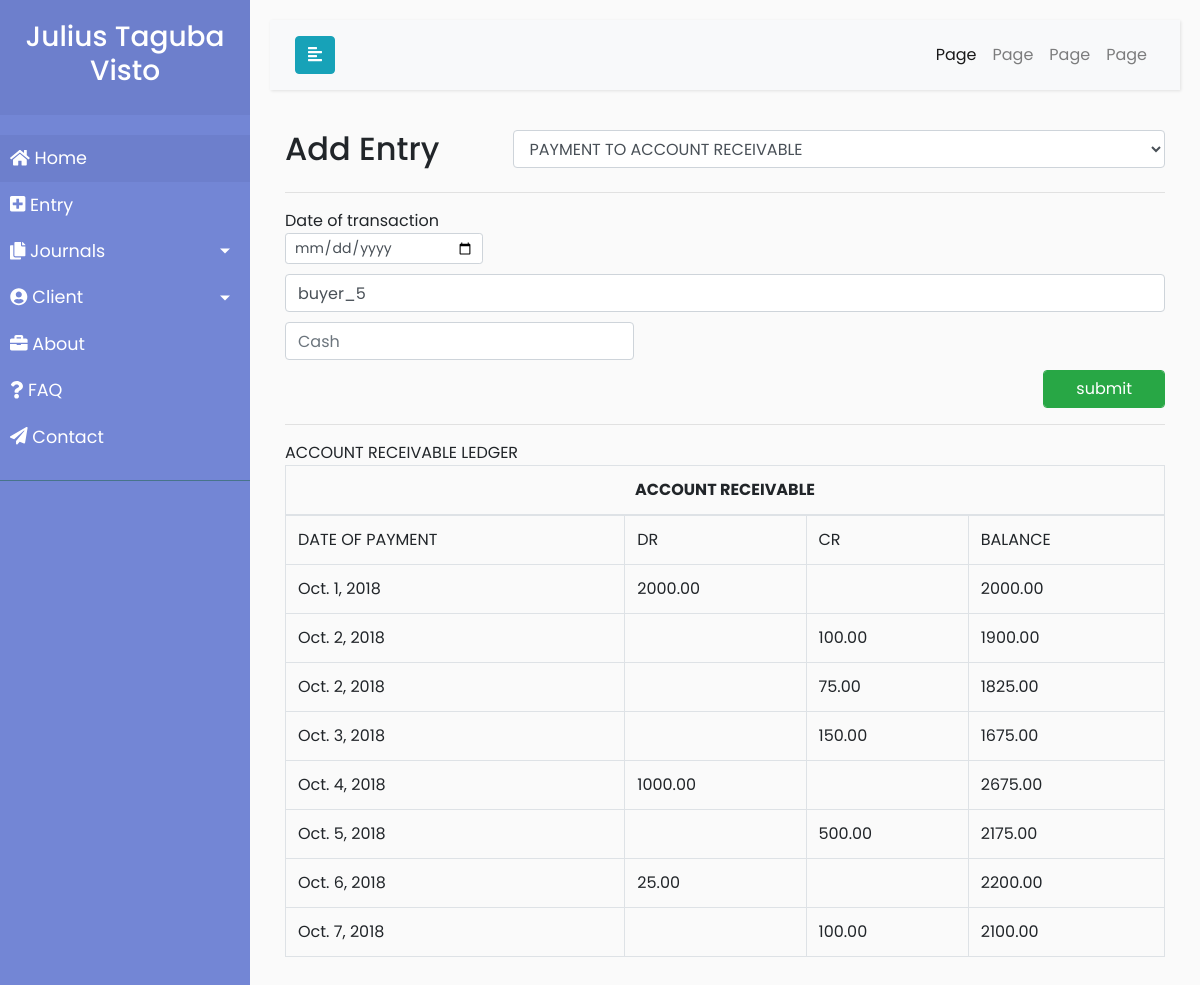
/entry/payment_to_account_receivable/debtor=buyer_5, run on the app's committed database.
### register/models.py (models this page shows, shortened)
class Client(models.Model):
    firstname = models.CharField(max_length=100)
    middlename = models.CharField(max_length=50)
    lastname = models.CharField(max_length=50)
    contactNum = models.CharField(max_length=20)
    address = models.CharField(max_length=200)
    companyName = models.CharField(max_length=500)

### entry/models.py (models this page shows, shortened)
class AccountReceivable(models.Model):
    client = models.ForeignKey(Client, on_delete=models.PROTECT)
    date = models.DateField('Document Date')
    documentNumber = models.PositiveIntegerField()
    buyer = models.CharField(max_length=180)
    cash = models.DecimalField(max_digits=12, decimal_places=2, default=0)
    transaction = models.ForeignKey(Transactions, on_delete=models.CASCADE, default=-1)

class PaymentToAccountReceivable(models.Model):
    receivable = models.ForeignKey(AccountReceivable, on_delete=models.PROTECT)
    date = models.DateField('Document Date')
    cash = models.DecimalField(max_digits=12, decimal_places=2, default=0)
    transaction = models.ForeignKey(Transactions, on_delete=models.CASCADE, default=-1)

### entry/views.py (the view)
# urls.py: path('<slug:acc_name>/debtor=<slug:debtor_name>', views.get_debtors),
def get_debtors(request, acc_name, debtor_name):
    start = default_timer()
    accounts = get_list_or_404(Accounts)
    my_client = Client.objects.get(pk=1)
    receivables = AccountReceivable.objects.filter(client_id=my_client.id)
    context={
        'debtor_name':debtor_name,
        'acc_name':acc_name,
        'accounts':accounts,
        'template_filenames':generate_filename(accounts),
        'buyer_transactions':generate_Btransaction(receivables, debtor_name.replace("_"," ")),
        'my_client':my_client,
        'debtor_balances':get_receivables_balances(receivables),
    }
    context = append_forms_to_context(context)
    print(default_timer()-start)
    return render(request, 'entry/transact2.html', context)

### entry/forms.py (shortened to what this page needs)
class AccountReceivableForm(forms.Form):
    date = forms.DateField(widget=forms.DateInput(attrs={
        'class':'form-control form-control-sm',
        'type':'date',
        }))
    documentNumber = forms.IntegerField(min_value=1, widget=forms.NumberInput(attrs={
        'class':'form-control form-control-sm',
        'placeholder':'Doc No.'
    }))
    buyer = forms.CharField(max_length=180, widget=forms.TextInput(attrs={
        'class':'form-control',
        'placeholder':'Solt to',
        'data-target':'#AReceivable_buyer_names_modal',
        'data-toggle':'modal',
        'id':'ar_buyer_name',
    }))
    amount = forms.DecimalField(max_digits=10, decimal_places=2, widget=forms.NumberInput(attrs={
        'class':'form-control',
        'placeholder':'Amount',
    }))

class PaymentToAccountReceivableForm(forms.Form):
    date = forms.DateField(widget=forms.DateInput(attrs={
        'class':'form-control form-control-sm',
        'type':'date',
    }))
    debtor = forms.CharField(max_length=180, widget=forms.TextInput(attrs={
        'class':'form-control',
        'placeholder':'Debtor',
        'data-target':'#AReceivable_debtor_names_modal',
        'data-toggle':'modal',
        'id':'ar_debtor_name',
    }))
    cash = forms.DecimalField(max_digits=10, decimal_places=2, widget=forms.NumberInput(attrs={
        'class':'form-control',
        'placeholder':'Cash',
    }))

### entry/templatetags/entry_filters.py (called while the page is built)
@register.filter
def get_formname(value, mode):
    if(mode==1):
        return value.replace("_"," ").upper()
    else:
        return value.replace(" ","_").upper()

@register.filter
def to_upper(value):
    return value.upper()

@register.filter
def replace_x_with(value, mycharacter):
    mycharacter=mycharacter.split(",")
    return value.replace(mycharacter[0],mycharacter[1])

### entry/views.py (called while the page is built)
def append_forms_to_context(context):
    forms = {
        'account_receivable': AccountReceivableForm(auto_id=False),
        'sales': AccountReceivableForm(auto_id=False),
        'add_payment_to_account_receivable': PaymentToAccountReceivableForm(auto_id=False),
    }
    return {**context, **forms}

def generate_filename(list_of_names):
    file_names =[]
    for account in list_of_names:
        file_names+=[account.name.lower().replace(" ","_")+".html"]
    return file_names

### entry/templates/entry/transact2.html (shortened to what this page needs)
{% extends "base.html" %}
{% block head %}
        {% load entry_filters %}
{% endblock %}
{% block body %}
<div class="container-fluid">
    <div class="form-group">
        <div class="row">
            <div class="col-lg-3">
                <h2>Add Entry</h2>
            </div>
            <div class="col-lg-9">
                <select name="account_selector" class="form-control">
                {% for account in accounts %}
                <option val="{{account.name|to_upper}}">{{ account.name|to_upper }}</option>
                {% endfor %}
                </select>
            </div>
        </div>
        <hr/>
    </div>
    {% for filename in template_filenames %}
        {% include filename %}
    {% endfor %}
</div>
{% endblock %}

### entry/templates/base.html (shortened to what this page needs)
<!DOCTYPE html>
<html lang="en">
    <head>
        {% load static %}
        <link href="{% static '/css/bootstrap4.min.css' %}" rel="stylesheet">
        <link href="{% static '/css/style4.css' %}" rel="stylesheet">
    </head>
    <body>
        <div id="notification" style="
            width:30%;
            left:67%;
            top:80%;
            position:absolute;
            height:15%;
            z-index:1;
            ">
        </div>
        <div class="wrapper">
            <nav id="sidebar">
                <div class="sidebar-header">
                    <h3 style="text-align:center;">{{my_client.firstname}} {{my_client.middlename}} {{my_client.lastname}}</h3>
                </div>
                <ul class="list-unstyled components">
                    <li class="active">
                        <a href="#homeSubmenu" aria-expanded="false">
                            <i class="fas fa-home"></i>
                            Home
                        </a>
                    </li>
                    <li>
                        <a href="#">
                            <i class="fas fa-plus-square"></i>
                            Entry
                        </a>
                        <a href="#pageSubmenu" data-toggle="collapse" aria-expanded="false" class="dropdown-toggle">
                            <i class="fas fa-copy"></i>
                            Journals
                        </a>
                        <a href="#client" data-toggle="collapse" aria-expanded="false" class="dropdown-toggle">
                            <i class="fas fa-user-circle"></i>
                            Client
                        </a>
                        <a href="#">
                            <i class="fas fa-briefcase"></i>
                            About
                        </a>
                    </li>
                    <li>
                        <a href="#">
                            <i class="fas fa-question"></i>
                            FAQ
                        </a>
                    </li>
                    <li>
                        <a href="#">
                            <i class="fas fa-paper-plane"></i>
                            Contact
                        </a>
                    </li>
                </ul>
            </nav>
            <div id="content">
                <nav class="navbar navbar-expand-lg navbar-light bg-light">
                    <div class="container-fluid">
                        <button type="button" id="sidebarCollapse" class="btn btn-info">
                            <i class="fas fa-align-left"></i>
                        </button>
                        <div class="collapse navbar-collapse" id="navbarSupportedContent">
                            <ul class="nav navbar-nav ml-auto">
                                <li class="nav-item active">
                                    <a class="nav-link" href="#">Page</a>
                                </li>
                                <li class="nav-item">
                                    <a class="nav-link" href="#">Page</a>
                                </li>
                                <li class="nav-item">
                                    <a class="nav-link" href="#">Page</a>
                                </li>
                                <li class="nav-item">
                                    <a class="nav-link" href="#">Page</a>
                                </li>
                            </ul>
                        </div>
                    </div>
                </nav>
                {% block body %}
                {% endblock %}
            </div>
        </div>
    </body>
</html>

### entry/templates/account_receivable.html (shortened to what this page needs)
<html>
    <body>
    </body>
</html>

### entry/templates/sales.html (shortened to what this page needs)
<html>
<body>
</body>
</html>

### entry/templates/payment_to_account_receivable.html (shortened to what this page needs)
<html>
<body>
                <form id="payment_to_account_receivable_form" action="{% url 'entry:add_payment_to_account_receivable' %}" method="post" style="display:none;">
                    <div class="row">
                        <div class="col-lg-3">
                            Date of transaction
                            {{add_payment_to_account_receivable.date}}
                        </div>
                    </div>
                    <div class="row">
                        <div class="col-lg-12">
                            {{add_payment_to_account_receivable.debtor}}
                        </div>
                    </div>
                    <div class="row">
                        <div class="col-lg-5">
                            {{add_payment_to_account_receivable.cash}}
                        </div>
                    </div>
                    <div class="row">
                        <div class="col-lg-10"></div>
                        <div class="col-lg-2">
                            <button type="submit" class="btn btn-success form-control">
                                submit
                            </button>
                        </div>
                    </div>
                    <hr/>
                    <div class="row">
                        <div class="col-lg-12">
                            ACCOUNT RECEIVABLE LEDGER
                            {% load entry_filters %}
                            <table class="table table-bordered">
                                <thead>
                                    <tr>
                                        <th colspan="5" style="text-align: center;">ACCOUNT RECEIVABLE</th>
                                    </tr>
                                </thead>
                                <tbody>
                                    <tr>
                                        <td>DATE OF PAYMENT</td>
                                        <td>DR</td>
                                        <td>CR</td>
                                        <td>BALANCE</td>
                                    </tr>
                                    {% for bt_entry in buyer_transactions %}
                                        <tr>
                                            <td>{{bt_entry.0}}</td>
                                            <td>{{bt_entry.1}}</td>
                                            <td>{{bt_entry.2}}</td>
                                            <td>{{bt_entry.3}}</td>
                                        </tr>
                                    {% endfor %}
                                </tbody>
                            </table>
                        </div>
                    </div>
                </form>
</body>
</html>

### entry/static/css/style4.css (style rules this page uses)
body { font-family: 'Poppins', sans-serif; background: #fafafa; }
a, a:hover, a:focus { color: inherit; text-decoration: none; transition: all 0.3s; }
.navbar { padding: 15px 10px; background: #fff; border: none; border-radius: 0; margin-bottom: 40px; box-shadow: 1px 1px 3px rgba(0, 0, 0, 0.1); }
.wrapper { display: flex; align-items: stretch; }
#sidebar { min-width: 250px; max-width: 250px; background: #7386D5; color: #fff; transition: all 0.3s; }
#sidebar ul li a { text-align: left; }
#sidebar .sidebar-header { padding: 20px; background: #6d7fcc; }
#sidebar ul.components { padding: 20px 0; border-bottom: 1px solid #47748b; }
#sidebar ul li a { padding: 10px; font-size: 1.1em; display: block; }
#sidebar ul li.active>a, a[aria-expanded="true"] { color: #fff; background: #6d7fcc; }
a[data-toggle="collapse"] { position: relative; }
.dropdown-toggle::after { display: block; position: absolute; top: 50%; right: 20px; transform: translateY(-50%); }
#content { width: 100%; padding: 20px; min-height: 100vh; transition: all 0.3s; }

### entry/templates/entry/transact2.html (style rules this page uses)
.row { margin-bottom: 10px; }

### data on the page
Client: firstname "Julius", middlename "Taguba", lastname "Visto"
AccountReceivable: date "Oct. 1, 2018", cash "2000.00"
PaymentToAccountReceivable: date "Oct. 2, 2018", cash "100.00"
PaymentToAccountReceivable: date "Oct. 2, 2018", cash "75.00"
PaymentToAccountReceivable: date "Oct. 3, 2018", cash "150.00"
AccountReceivable: date "Oct. 4, 2018", cash "1000.00"
PaymentToAccountReceivable: date "Oct. 5, 2018", cash "500.00"
AccountReceivable: date "Oct. 6, 2018", cash "25.00"
PaymentToAccountReceivable: date "Oct. 7, 2018", cash "100.00"

### other printed values
{{ bt_entry.3 }} "2000.00" "1900.00" "1825.00" "1675.00" "2675.00" "2175.00" "2200.00" "2100.00"
form field account_selector "PAYMENT TO ACCOUNT RECEIVABLE"
